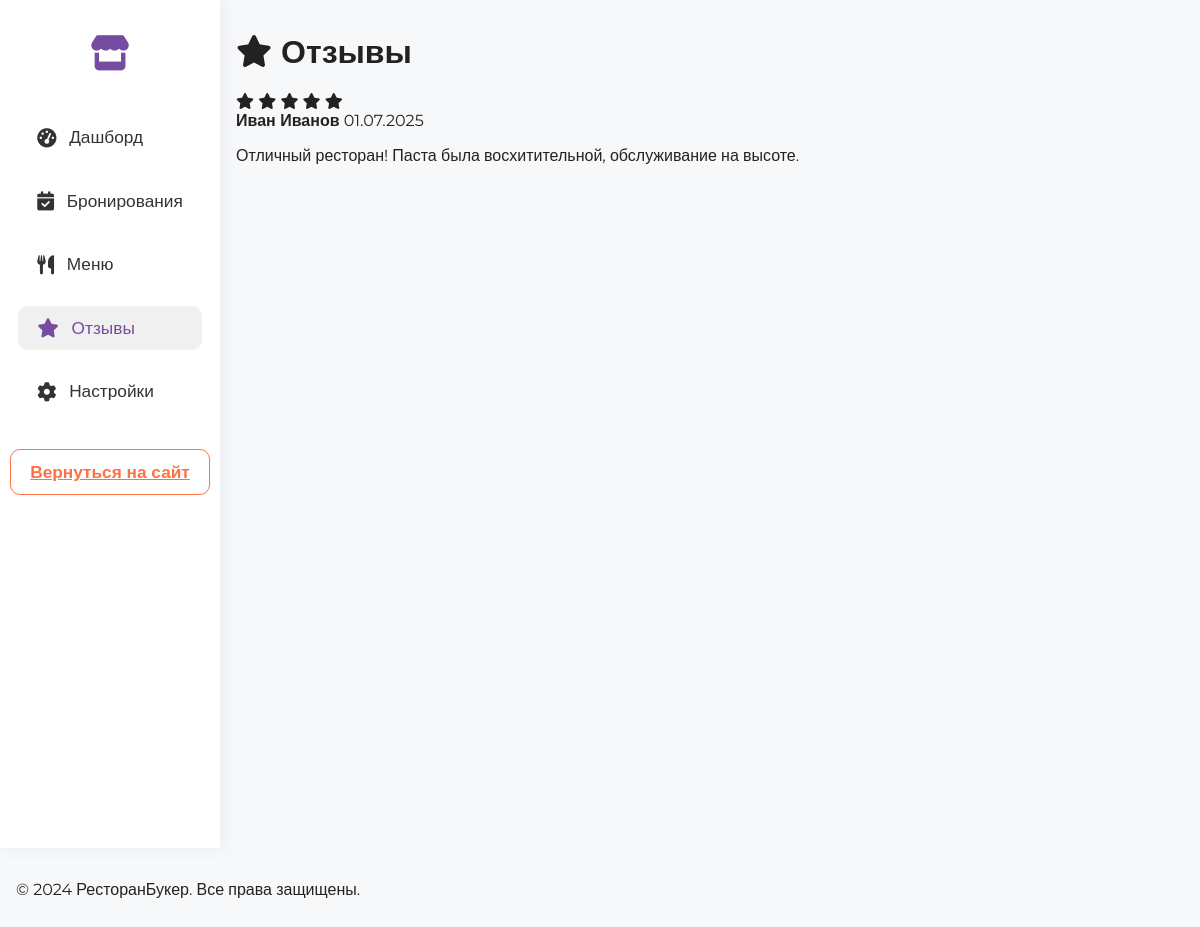
Page /admin/reviews.php (signed in) on the committed database.
### tables this page shows
CREATE TABLE reviews (
    id INT AUTO_INCREMENT PRIMARY KEY,
    user_id INT NOT NULL,
    restaurant_id INT NOT NULL,
    rating INT NOT NULL CHECK (rating >= 1 AND rating <= 5),
    comment TEXT,
    created_at TIMESTAMP DEFAULT CURRENT_TIMESTAMP,
    FOREIGN KEY (user_id) REFERENCES users(id),
    FOREIGN KEY (restaurant_id) REFERENCES restaurants(id)
);

CREATE TABLE users (
    id INT AUTO_INCREMENT PRIMARY KEY,
    email VARCHAR(255) UNIQUE NOT NULL,
    password VARCHAR(255) NOT NULL,
    name VARCHAR(255) NOT NULL,
    phone VARCHAR(20),
    role ENUM('user', 'admin', 'restaurant_admin') DEFAULT 'user',
    created_at TIMESTAMP DEFAULT CURRENT_TIMESTAMP,
    updated_at TIMESTAMP DEFAULT CURRENT_TIMESTAMP ON UPDATE CURRENT_TIMESTAMP
);

### includes/functions.php (called while the page is built, shortened)
<?php
require_once __DIR__ . '/../config/database.php';
function getRestaurantReviews($restaurantId) {
    $sql = "SELECT r.*, u.name as user_name
            FROM reviews r
            JOIN users u ON r.user_id = u.id
            WHERE r.restaurant_id = ?
            ORDER BY r.created_at DESC";
    $stmt = executeQuery($sql, [$restaurantId]);
    return $stmt->fetchAll();
}
function getRestaurantByAdminId($adminId) {
    $sql = "SELECT * FROM restaurants WHERE admin_id = ?";
    $stmt = executeQuery($sql, [$adminId]);
    return $stmt->fetch();
}
function formatDate($date) {
    return date('d.m.Y', strtotime($date));
}

### config/database.php (called while the page is built, shortened)
<?php
try {
    $pdo = new PDO(
        "mysql:host=" . DB_HOST . ";dbname=" . DB_NAME . ";charset=utf8mb4",
        DB_USER,
        DB_PASS,
        [
            PDO::ATTR_ERRMODE => PDO::ERRMODE_EXCEPTION,
            PDO::ATTR_DEFAULT_FETCH_MODE => PDO::FETCH_ASSOC,
            PDO::ATTR_EMULATE_PREPARES => false
        ]
    );
} catch (PDOException $e) {
    die("Ошибка подключения к базе данных: " . $e->getMessage());
}
function executeQuery($sql, $params = []) {
    global $pdo;
    try {
        $stmt = $pdo->prepare($sql);
        $stmt->execute($params);
        return $stmt;
    } catch (PDOException $e) {
        die("Ошибка выполнения запроса: " . $e->getMessage());
    }
}

### public/admin/reviews.php (the view, shortened to what this page needs)
<?php
    require_once __DIR__ . '/../../config/database.php';
    require_once __DIR__ . '/../../includes/functions.php';
    $restaurant = getRestaurantByAdminId($_SESSION['user_id']);
    $reviews = getRestaurantReviews($restaurant['id']);
?>
<!DOCTYPE html>
<html lang="ru">
<head>
    <link rel="stylesheet" href="../assets/css/style.css">
    <link rel="stylesheet" href="dashboard.css">
    <link href="https://cdnjs.cloudflare.com/ajax/libs/font-awesome/6.0.0/css/all.min.css" rel="stylesheet">
</head>
<body>
<div class="admin-layout">
    <aside class="admin-sidebar">
        <div class="sidebar-logo"><i class="fas fa-store"></i></div>
        <div class="sidebar-menu">
            <nav class="sidebar-nav">
                <a href="dashboard.php"><i class="fas fa-tachometer-alt"></i> <span>Дашборд</span></a>
                <a href="bookings.php"><i class="fas fa-calendar-check"></i> <span>Бронирования</span></a>
                <a href="menu.php"><i class="fas fa-utensils"></i> <span>Меню</span></a>
                <a href="reviews.php" class="active"><i class="fas fa-star"></i> <span>Отзывы</span></a>
                <a href="profile.php"><i class="fas fa-cog"></i> <span>Настройки</span></a>
            </nav>
            <a href="../index.php" class="btn btn-secondary sidebar-exit">Вернуться на сайт</a>
        </div>
    </aside>
    <main class="admin-main">
        <div class="container">
            <h1><i class="fas fa-star"></i> Отзывы</h1>
            <?php if (empty($reviews)): ?>
                <p>Пока нет отзывов о вашем ресторане.</p>
            <?php else: ?>
                <div class="reviews-list">
                    <?php foreach ($reviews as $review): ?>
                        <div class="review-item">
                            <div class="review-header">
                                <div class="review-rating">
                                    <?php for ($i = 1; $i <= 5; $i++): ?>
                                        <i class="fas fa-star<?= $i <= $review['rating'] ? ' filled' : '' ?>"></i>
                                    <?php endfor; ?>
                                </div>
                                <div class="review-author">
                                    <strong><?= htmlspecialchars($review['user_name']) ?></strong>
                                    <span class="review-date"><?= formatDate($review['created_at']) ?></span>
                                </div>
                            </div>
                            <div class="review-comment">
                                <p><?= nl2br(htmlspecialchars($review['comment'])) ?></p>
                            </div>
                        </div>
                    <?php endforeach; ?>
                </div>
            <?php endif; ?>
        </div>
    </main>
</div>
<footer class="modern-footer">
    <div class="container">
        <p>&copy; 2024 РесторанБукер. Все права защищены.</p>
    </div>
</footer>
</body>
</html>

### public/assets/css/style.css (style rules this page uses)
body { font-family: 'Montserrat', Arial, sans-serif; margin: 0; padding: 0; background: #f7f8fa; color: #222; }
.btn { padding: 0.7rem 1.5rem; border: none; border-radius: 30px; font-weight: 600; cursor: pointer; transition: background 0.2s, color 0.2s; }
.btn-secondary { background: #fff; color: #ff7043; border: 2px solid #ff7043; text-align: center; }
.container { margin-left: auto; margin-right: auto; margin-top: 2rem; margin-bottom: 2rem; max-width: 1200px; padding-left: 1rem; padding-right: 1rem; box-sizing: border-box; }

### public/admin/dashboard.css (style rules this page uses)
body { background: #f7f8fa; font-family: 'Montserrat', Arial, sans-serif; }
.admin-layout { display: flex; min-height: 100vh; }
.admin-sidebar { width: 220px; background: #fff; box-shadow: 2px 0 16px rgba(44,62,80,0.07); display: flex; flex-direction: column; align-items: center; padding: 2rem 0 1rem 0; position: sticky; top: 0; left: 0; min-height: 100vh; z-index: 10; }
.sidebar-logo { font-size: 2.2rem; color: #764ba2; margin-bottom: 2.5rem; }
.sidebar-nav { display: flex; flex-direction: column; gap: 1.2rem; width: 100%; padding: 0 0.5rem; box-sizing: border-box; }
.sidebar-nav a { display: flex; align-items: center; gap: 0.8rem; color: #333; text-decoration: none; font-weight: 500; font-size: 1.08rem; padding: 0.7rem 1.2rem; border-radius: 10px; transition: background 0.2s, color 0.2s; width: 100%; box-sizing: border-box; }
.sidebar-nav a.active, .sidebar-nav a:hover { background: #f0f0f0; color: #764ba2; }
.sidebar-nav i { font-size: 1.2rem; }
.sidebar-exit { margin-top: 2.2rem; margin-bottom: 0.5rem; width: 100%; text-align: center; border: 1.5px solid #ff7043; color: #ff7043; background: #fff; border-radius: 10px; padding: 0.7rem 1.2rem; font-weight: 600; transition: background 0.2s, color 0.2s, border 0.2s; display: block; box-sizing: border-box; font-size: 1.08rem; }
.admin-main { flex: 1; padding-left: 0; min-width: 0; }

### rows in the picture
reviews: rating 5 (drawn), user.name "Иван Иванов", created_at "01.07.2025", comment "Отличный ресторан! Паста была восхитительной, обслуживание на высоте."
